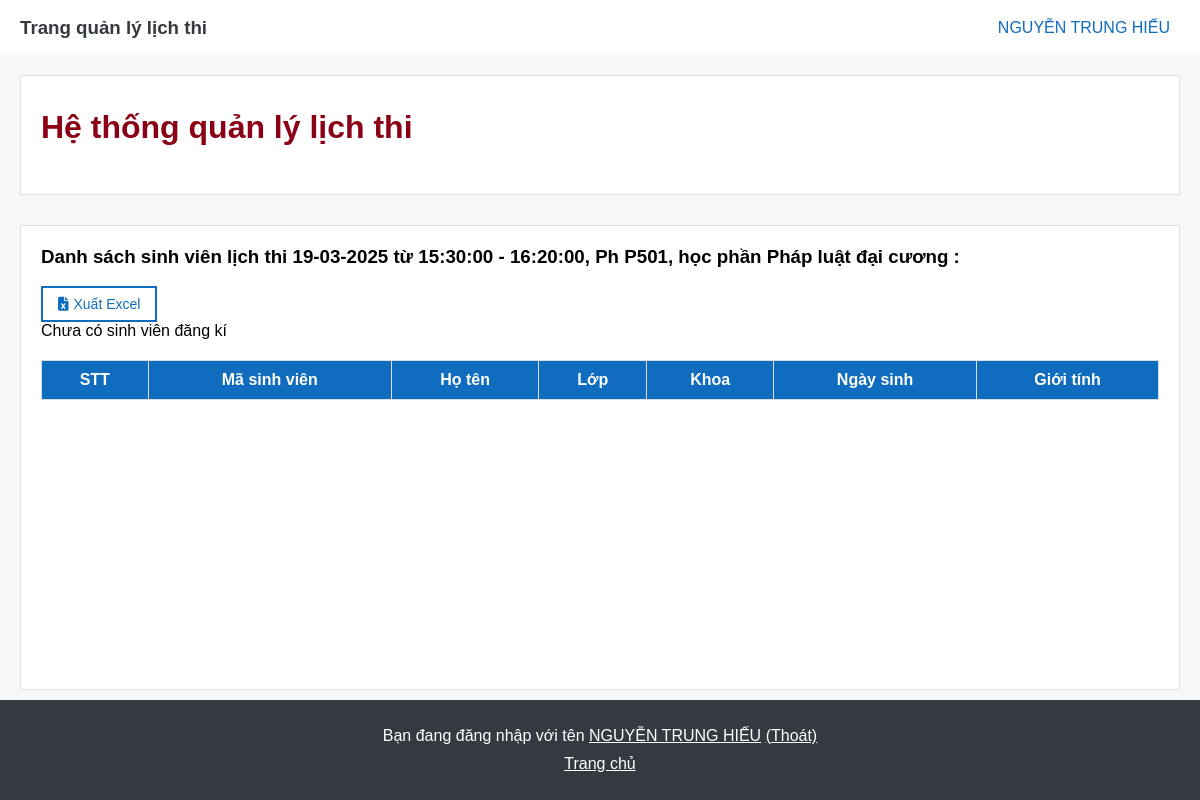
Page /web_manage_schedule_exam/admin/view_student_list.php?ma_lich_thi=1 (signed in) on the earlier database version.
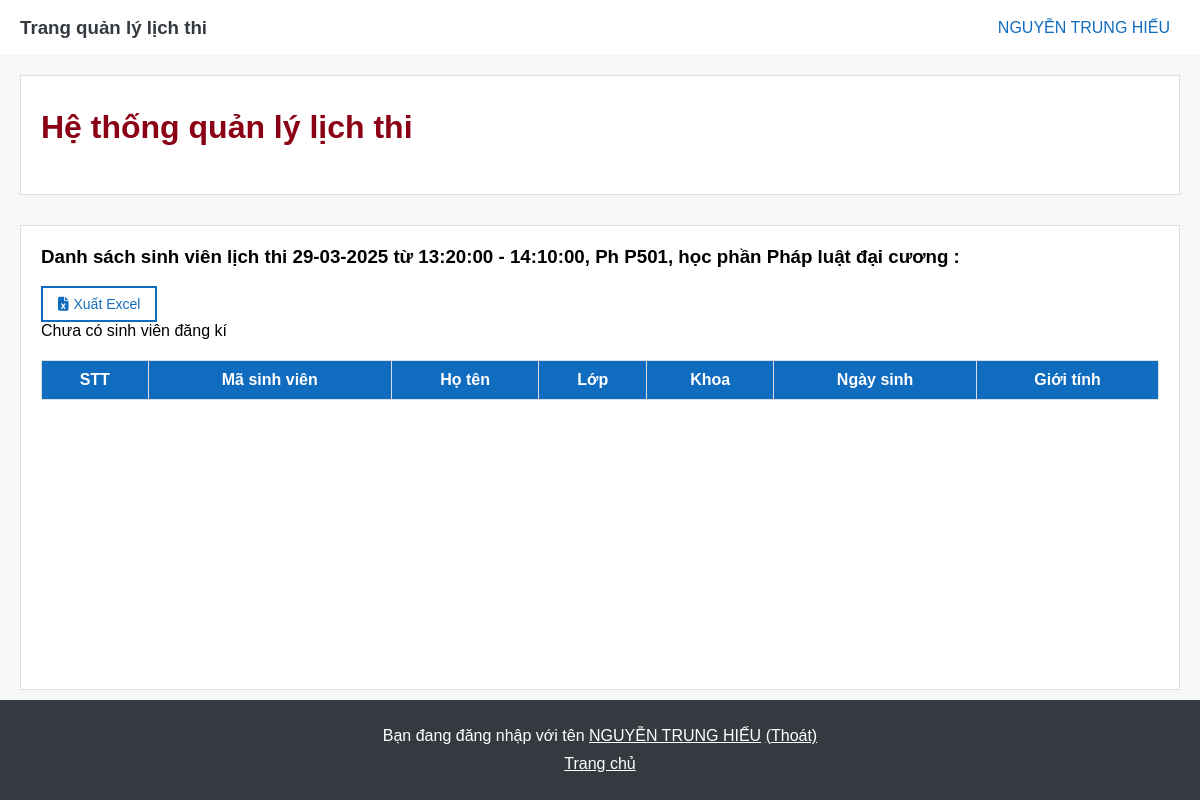
Same page on the later database version.
### tables this page shows
CREATE TABLE `lichthi` (
  `ma_lich_thi` int(11) NOT NULL,
  `ngay_thi` date NOT NULL,
  `gio_bat_dau` time NOT NULL,
  `gio_ket_thuc` time NOT NULL,
  `mgv` int(10) DEFAULT NULL,
  `ma_hoc_phan` int(10) DEFAULT NULL,
  `ma_phong` varchar(10) DEFAULT NULL
);

### web_manage_schedule_exam/admin/view_student_list.php (the view, shortened to what this page needs)
<?php
    if (isset($_GET['ma_lich_thi'])) {
        $ma_lich_thi = $_GET['ma_lich_thi'];
    }
?>
<!DOCTYPE html>
<html lang="vi">
<head>
    <link rel="stylesheet" href="https://cdnjs.cloudflare.com/ajax/libs/font-awesome/6.4.2/css/all.min.css" />
</head>
<body>
<?php include('header.php'); ?>
    <div class="container">
        <?php include('tag.php'); ?>
        <div class="crud">
            <h3>Danh sách sinh viên lịch thi
                <?php
                    $sql_lich_thi = "SELECT * FROM lichthi WHERE ma_lich_thi = '$ma_lich_thi'";
                    $result_lich_thi = $conn->query($sql_lich_thi);
                    if ($result_lich_thi->num_rows > 0) {
                        $row = $result_lich_thi->fetch_assoc();
                        $ma_phong = $row["ma_phong"];
                        $ma_lich_thi = $row["ma_lich_thi"];
                        $ma_hoc_phan = $row["ma_hoc_phan"];
                        $ngay_thi = $row["ngay_thi"];
                        $part = (explode("-",$ngay_thi));
                        $ngay_thi_update = $part[2] . "-" . $part[1]. "-" . $part[0];
                        $gio_ket_thuc = $row["gio_ket_thuc"];
                        $gio_bat_dau = $row["gio_bat_dau"];
                        echo  $ngay_thi_update . ' từ ' . $gio_bat_dau . ' - ' . $gio_ket_thuc . ', Ph '. $ma_phong;
                        $sql_hoc_phan = "SELECT * FROM hocphan WHERE ma_hoc_phan = '$ma_hoc_phan'";
                        $result_hoc_phan = $conn->query($sql_hoc_phan);
                        if ($result_hoc_phan->num_rows > 0) {
                            $row = $result_hoc_phan->fetch_assoc();
                            echo ', học phần ' . $row["ten_hoc_phan"];
                        }
                    }
                ?>
            :</h3>
            <br>
            <form action="export.php?ma_lich_thi=<?php echo $ma_lich_thi; ?>" method="post">
                <button type="" id="export-button" name="export-student-button"><i class="fa-solid fa-file-excel"></i>Xuất Excel</button>
            </form>
            <table class="crud-table">
                <thead>
                    <tr>
                        <th>STT</th>
                        <th>Mã sinh viên</th>
                        <th>Họ tên</th>
                        <th>Lớp</th>
                        <th>Khoa</th>
                        <th>Ngày sinh</th>
                        <th>Giới tính</th>
                    </tr>
                </thead>
            </table>
        </div>
    </div>
    <?php include('footer.php'); ?>
</body>
</html>

Differences in the rows shown:
changed lichthi: ngay_thi "19-03-2025" → "29-03-2025"; gio_bat_dau "15:30:00" → "13:20:00"; gio_ket_thuc "16:20:00" → "14:10:00"
